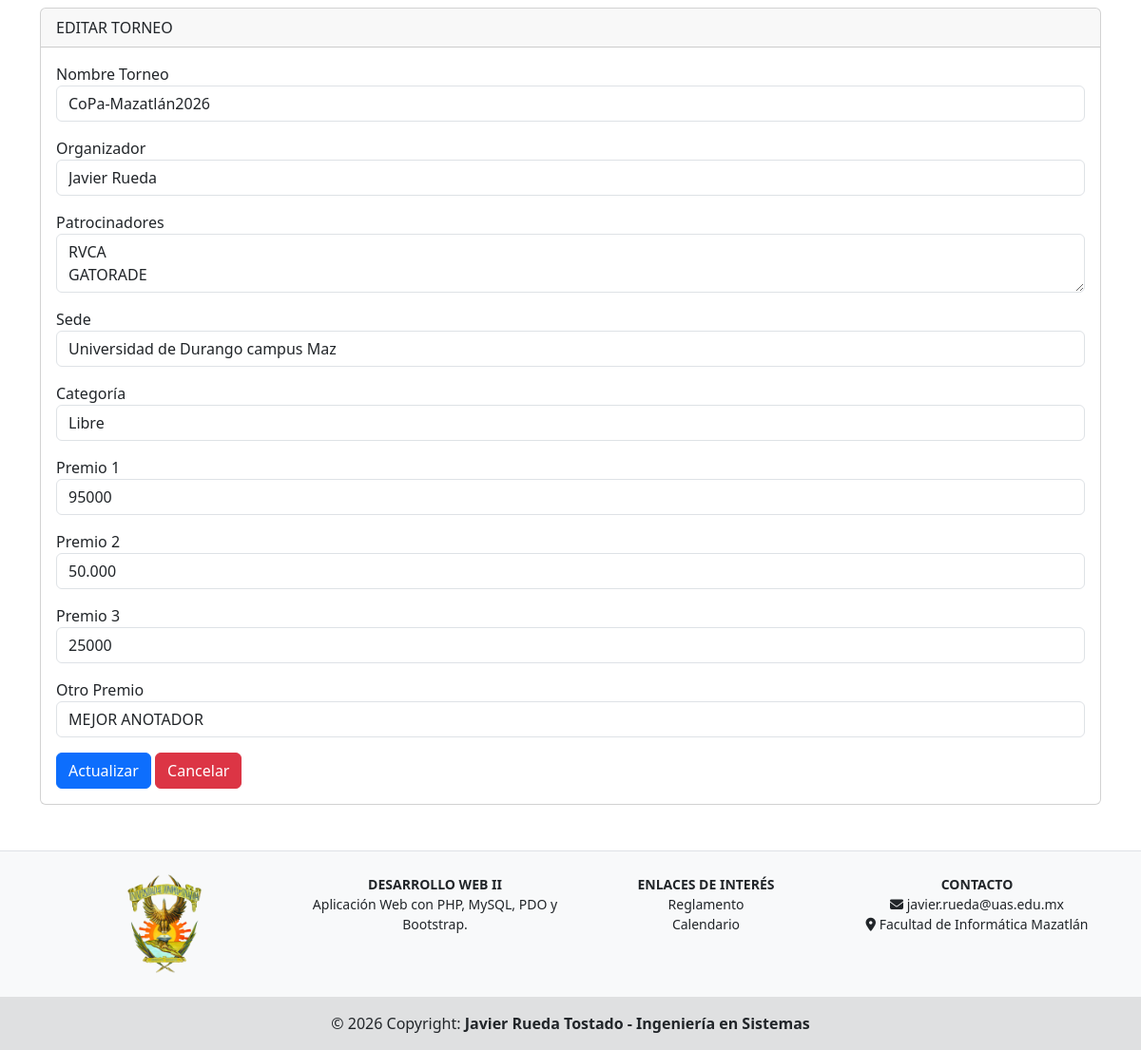
The page /views/admin/updateTorneo.php?id=2 on the database its author committed.
### tables this page shows
CREATE TABLE `torneos` (
  `id` int(11) NOT NULL,
  `nombreTorneo` varchar(100) NOT NULL,
  `organizador` varchar(100) DEFAULT NULL,
  `patrocinadores` varchar(100) DEFAULT NULL,
  `sede` varchar(100) DEFAULT NULL,
  `categoria` varchar(50) DEFAULT NULL,
  `premio1` varchar(100) DEFAULT NULL,
  `premio2` varchar(100) DEFAULT NULL,
  `premio3` varchar(100) DEFAULT NULL,
  `usuario` varchar(50) NOT NULL,
  `contrasena` varchar(255) NOT NULL,
  `otroPremio` varchar(150) DEFAULT NULL
);

### models/torneosModel.php (called while the page is built, shortened)
<?php
class torneosModel {
    private $PDO;
    public function __construct() {
        try {
            $this->PDO = new PDO("mysql:host=localhost;dbname=proyecto;charset=utf8", "root", "");
            $this->PDO->setAttribute(PDO::ATTR_ERRMODE, PDO::ERRMODE_EXCEPTION);
        } catch (PDOException $e) {
            die("Error en la conexión: " . $e->getMessage());
        }
    }
    public function readOne($id) {
        $statement = $this->PDO->prepare("SELECT * FROM torneos WHERE id = :id LIMIT 1");
        $statement->bindParam(":id", $id, PDO::PARAM_INT);
        return ($statement->execute()) ? $statement->fetch() : false;
    }
}
?>

### controllers/torneosController.php (called while the page is built, shortened)
<?php
require_once(__DIR__ . "/../models/torneosModel.php");
class torneosController {
    private $model;
    public function __construct() {
        $this->model = new torneosModel();
    }
    public function readOneTorneos($id) {
        return ($this->model->readOne($id) != false)
            ? $this->model->readOne($id)
            : header("Location: admin.php");
    }
}
?>

### views/admin/updateTorneo.php (the view, shortened to what this page needs)
<?php
require_once("../admin/template/header.php");
require_once("../../controllers/torneosController.php");
$obj = new torneosController();
$torneo = $obj->readOneTorneos($_GET['id']);
?>
<div class="card">
    <div class="card-header">EDITAR TORNEO</div>
    <div class="card-body">
        <form action="torneoUpdate.php" method="POST">
            <div class="mb-3">
                <label>Nombre Torneo</label>
                <input type="text" name="txtNombreTorneo" class="form-control" value="<?= $torneo['nombreTorneo'] ?>">
            </div>
            <div class="mb-3">
                <label>Organizador</label>
                <input type="text" name="txtOrganizador" class="form-control" value="<?= $torneo['organizador'] ?>">
            </div>
            <div class="mb-3">
                <label>Patrocinadores</label>
                <textarea name="txtPatrocinador" class="form-control"><?= $torneo['patrocinadores'] ?></textarea>
            </div>
            <div class="mb-3">
                <label>Sede</label>
                <input type="text" name="txtSede" class="form-control" value="<?= $torneo['sede'] ?>">
            </div>
            <div class="mb-3">
                <label>Categoría</label>
                <input type="text" name="txtCategoria" class="form-control" value="<?= $torneo['categoria'] ?>">
            </div>
            <div class="mb-3">
                <label>Premio 1</label>
                <input type="text" name="txtPremio1" class="form-control" value="<?= $torneo['premio1'] ?>">
            </div>
            <div class="mb-3">
                <label>Premio 2</label>
                <input type="text" name="txtPremio2" class="form-control" value="<?= $torneo['premio2'] ?>">
            </div>
            <div class="mb-3">
                <label>Premio 3</label>
                <input type="text" name="txtPremio3" class="form-control" value="<?= $torneo['premio3'] ?>">
            </div>
            <div class="mb-3">
                <label>Otro Premio</label>
                <input type="text" name="txtOtroPremio" class="form-control" value="<?= $torneo['otroPremio'] ?>">
            </div>
            <button class="btn btn-primary">Actualizar</button>
            <a href="readAllTorneos.php" class="btn btn-danger">Cancelar</a>
        </form>
    </div>
</div>
<?php require_once("../admin/template/footer.php"); ?>

### rows shown on the page
torneos: txtNombreTorneo "CoPa-Mazatlán2026", txtOrganizador "Javier Rueda", txtPatrocinador "RVCA GATORADE", txtSede "Universidad de Durango campus Maz", txtCategoria "Libre", txtPremio1 "95000", txtPremio2 "50.000", txtPremio3 "25000", txtOtroPremio "MEJOR ANOTADOR"
